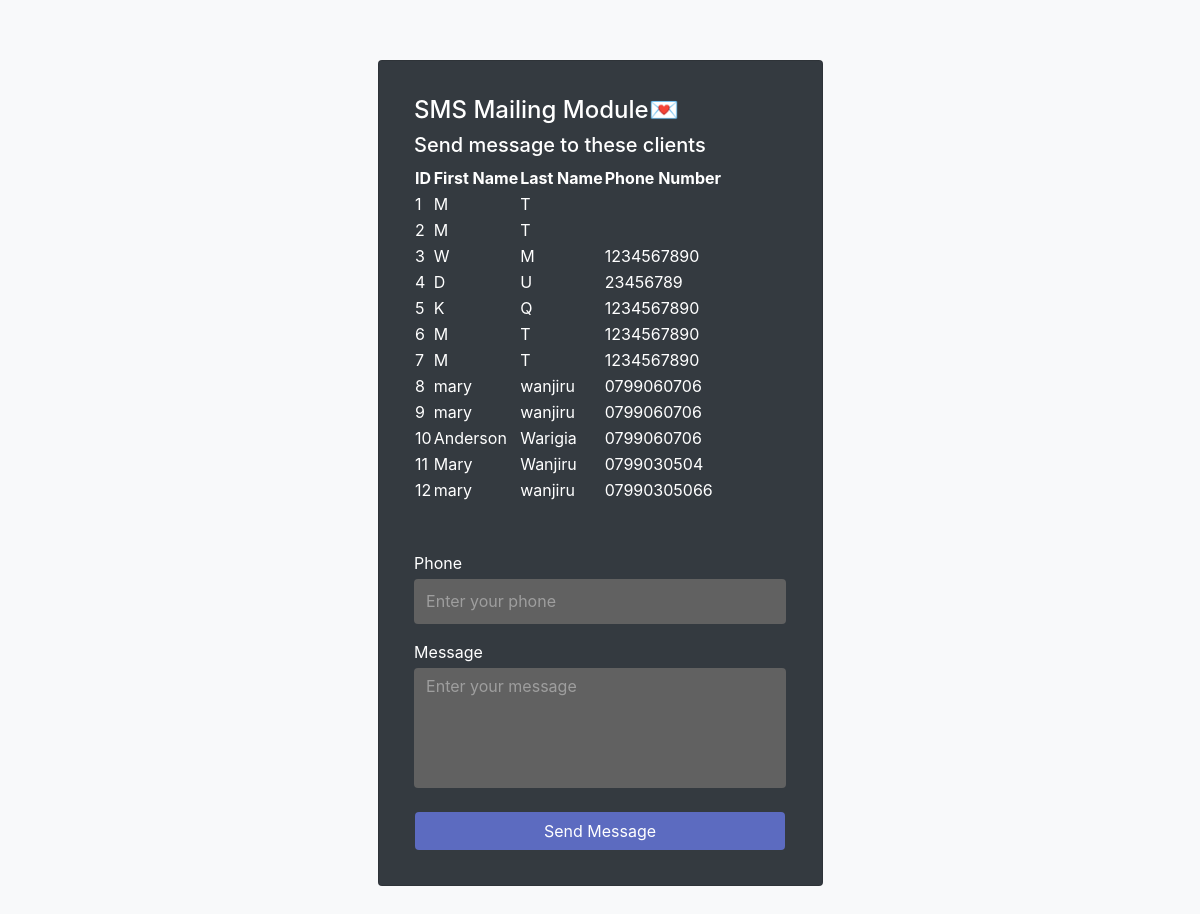
The app's page /msg-module.php with its own data.
### tables this page shows
CREATE TABLE IF NOT EXISTS `client` (
  `client_id` int(11) NOT NULL AUTO_INCREMENT,
  `phone_number` varchar(100) NOT NULL,
  `id_number` int(11) NOT NULL,
  `lastName` varchar(200) NOT NULL,
  `firstName` varchar(200) NOT NULL,
  `date_of_repair` datetime NOT NULL,
  `client_email` text NOT NULL,
  PRIMARY KEY (`client_id`)
);

### msg-module.php (the view, shortened to what this page needs)
<!DOCTYPE html>
<html lang="en">
<head>
</head>
<link rel="stylesheet" href="https://stackpath.bootstrapcdn.com/bootstrap/4.3.1/css/bootstrap.min.css">
<link rel="stylesheet" href="https://stackpath.bootstrapcdn.com/bootstrap/4.3.1/js/bootstrap.bundle.min.js">
<link rel="stylesheet" href="https://cdnjs.cloudflare.com/ajax/libs/jquery/3.2.1/jquery.min.js">
<body>
<div class="bg-light">
    <div class="container">
        <div class="row justify justify-content-center">
            <div class="col-11 col-md-8 col-lg-6 col-xl-5">
                <form class="" method="POST" action="msg-module.php">
                    <div class="card bg-dark">
                        <div class="row mt-0">
                            <div class="col-md-12 ">
                                <h4 class=""> SMS Mailing Module💌</h4>
                                <h5 class=""> Send message to these clients</h4>
<?php
$servername = "localhost:3308";
$username = "root";
$password = "";
$dbname = "prestige";
$conn = new mysqli($servername, $username, $password, $dbname);
$sql = "SELECT client_id, firstName, lastName,phone_number FROM client";
$result = $conn->query($sql);
if ($result->num_rows > 0) {
  echo "<table><tr><th>ID</th><th>First Name</th><th>Last Name</th><th>Phone Number</th></tr>";
  while($row = $result->fetch_assoc()) {
    echo "<tr><td>".$row["client_id"]."</td><td>".$row["firstName"]." </td><td>".$row["lastName"]."</td><td> ".$row["phone_number"]."</td></tr>";
  }
  echo "</table>";
} else {
  echo "0 results";
}
?>
<br><br>
                                </div>
                        </div>
                        <div class="form-group row mb-3">
                            <div class="col-md-12 mb-0">
                                <p class="mb-1">Phone</p> <input id="e-mail" type="text" placeholder="Enter your phone" name="phone" class="form-control input-box rm-border">
                            </div>
                        </div>
                        <div class="form-group row">
                            <div class="col-md-12 mb-2">
                                <p class="mb-1">Message</p> <textarea id="message" type="text" placeholder="Enter your message" name="message" class="form-control input-box rm-border"></textarea>
                            </div>
                        </div>
                        <div class="form-group row justify-content-center mb-0">
                            <div class="col-md-12 px-3"> <input type="submit" value="Send Message" name="submit" class="btn btn-block btn-purple rm-border"> </div>
                        </div>
                    </div>
                </form>
            </div>
        </div>
    </div>
</div>
</body>
</html>

### msg-module.php (style rules this page uses)
body { color: #ffffff; }
.card { padding: 8%; padding-top: 35px; margin-top: 60px; margin-bottom: 80px; }
textarea[name="message"] { resize: none; }
#e-mail { height: 45px; }
#message { height: 120px; }
input.input-box, textarea.input-box { background-color: #616161; border: #616161; color: #bdbdbd; }
input.btn-purple { background-color: #5c6bc0; color: #ffffff; }

### records on screen
client: client_id "1", firstName "M", lastName "T"
client: client_id "2", firstName "M", lastName "T"
client: client_id "3", firstName "W", lastName "M", phone_number "1234567890"
client: client_id "4", firstName "D", lastName "U", phone_number "23456789"
client: client_id "5", firstName "K", lastName "Q", phone_number "1234567890"
client: client_id "6", firstName "M", lastName "T", phone_number "1234567890"
client: client_id "7", firstName "M", lastName "T", phone_number "1234567890"
client: client_id "8", firstName "mary", lastName "wanjiru", phone_number "0799060706"
client: client_id "9", firstName "mary", lastName "wanjiru", phone_number "0799060706"
client: client_id "10", firstName "Anderson", lastName "Warigia", phone_number "0799060706"
client: client_id "11", firstName "Mary", lastName "Wanjiru", phone_number "0799030504"
client: client_id "12", firstName "mary", lastName "wanjiru", phone_number "07990305066"
